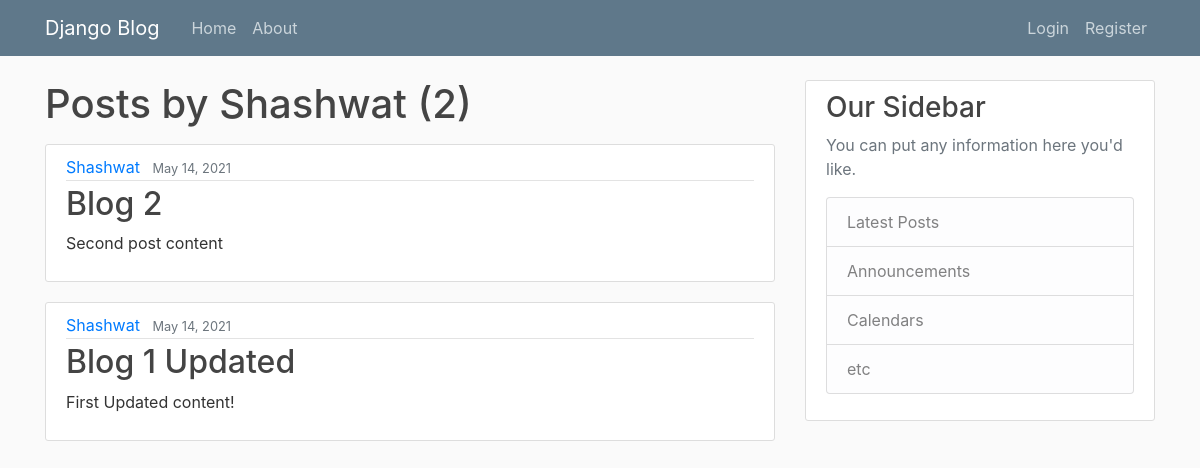
The app's page /user/Shashwat, older data.
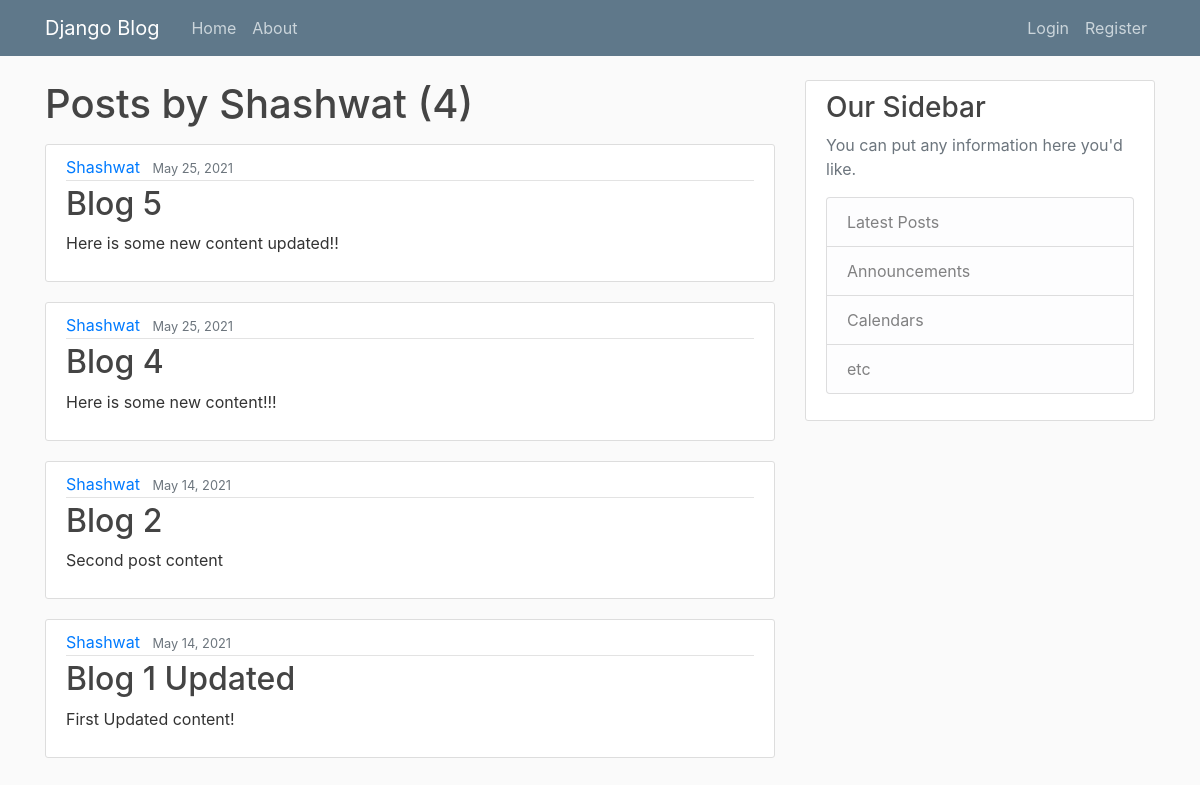
The same page, newer data.
### blog/models.py (models this page shows, shortened)
class  Post(models.Model):
    title=models.CharField(max_length=100)
    content=models.TextField()
    date_posted=models.DateTimeField(default=timezone.now)
    author=models.ForeignKey(User,on_delete=models.CASCADE)

### blog/views.py (the view)
# urls.py: path('user/<str:username>',UserPostListView.as_view(),name='user-posts'),
class UserPostListView(ListView):
    model=Post
    template_name='blog/user_posts.html'
    context_object_name='posts'
    paginate_by=5
    def get_queryset(self):
        user=get_object_or_404(User,username=self.kwargs.get('username'))
        return Post.objects.filter(author=user).order_by('-date_posted')

### blog/templates/blog/user_posts.html (shortened to what this page needs)
{% extends "blog/base.html" %}
{% block content %}
 <h1 class="mb-3">Posts by {{ view.kwargs.username }} ({{ page_obj.paginator.count }})</h1>
    {% for post in posts %}
     <article class="media content-section">
        <div class="media-body">
          <div class="article-metadata">
            <a class="mr-2" href="{% url 'user-posts' post.author.username %}">{{ post.author }}</a>
            <small class="text-muted">{{ post.date_posted | date:"F d, Y" }}</small>
          </div>
          <h2><a class="article-title" href="{% url 'post_detail' post.id %}">{{ post.title }}</a></h2>
          <p class="article-content">{{ post.content }}</p>
        </div>
      </article>
    {% endfor %}
{% endblock content %}

Row changes from the older to the newer data that the page shows:
added Post: author "Shashwat", date_posted "May 25, 2021", title "Blog 5", content "Here is some new content updated!!"
added Post: author "Shashwat", date_posted "May 25, 2021", title "Blog 4", content "Here is some new content!!!"
Text that changed along with them:
{{ page_obj.paginator.count }}: "2" → "4"
